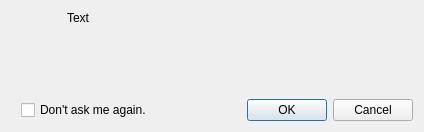
<ui version="4.0" >
 <class>HandlerDialog</class>
 <widget class="QDialog" name="HandlerDialog" >
  <property name="geometry" >
   <rect>
    <x>0</x>
    <y>0</y>
    <width>424</width>
    <height>132</height>
   </rect>
  </property>
  <property name="windowTitle" >
   <string>Caption</string>
  </property>
  <property name="windowIcon" >
   <iconset resource="images.qrc" >
    <normaloff>:/juicer.png</normaloff>:/juicer.png</iconset>
  </property>
  <layout class="QVBoxLayout" name="verticalLayout_2" >
   <item>
    <layout class="QHBoxLayout" name="horizontalLayout" >
     <item>
      <layout class="QVBoxLayout" name="verticalLayout" >
       <item>
        <widget class="QLabel" name="iconLabel" >
         <property name="sizePolicy" >
          <sizepolicy vsizetype="Minimum" hsizetype="Minimum" >
           <horstretch>0</horstretch>
           <verstretch>0</verstretch>
          </sizepolicy>
         </property>
         <property name="minimumSize" >
          <size>
           <width>50</width>
           <height>50</height>
          </size>
         </property>
         <property name="maximumSize" >
          <size>
           <width>50</width>
           <height>50</height>
          </size>
         </property>
         <property name="text" >
          <string/>
         </property>
         <property name="pixmap" >
          <pixmap resource="images.qrc" >:/juicer.png</pixmap>
         </property>
        </widget>
       </item>
       <item>
        <spacer name="verticalSpacer" >
         <property name="orientation" >
          <enum>Qt::Vertical</enum>
         </property>
         <property name="sizeHint" stdset="0" >
          <size>
           <width>20</width>
           <height>20</height>
          </size>
         </property>
        </spacer>
       </item>
      </layout>
     </item>
     <item>
      <widget class="QLabel" name="textLabel" >
       <property name="sizePolicy" >
        <sizepolicy vsizetype="Preferred" hsizetype="Preferred" >
         <horstretch>1</horstretch>
         <verstretch>1</verstretch>
        </sizepolicy>
       </property>
       <property name="sizeIncrement" >
        <size>
         <width>1</width>
         <height>1</height>
        </size>
       </property>
       <property name="text" >
        <string>Text</string>
       </property>
       <property name="alignment" >
        <set>Qt::AlignLeading|Qt::AlignLeft|Qt::AlignTop</set>
       </property>
       <property name="wordWrap" >
        <bool>true</bool>
       </property>
      </widget>
     </item>
    </layout>
   </item>
   <item>
    <layout class="QHBoxLayout" name="horizontalLayout_2" >
     <property name="leftMargin" >
      <number>10</number>
     </property>
     <item>
      <widget class="QCheckBox" name="chkAskAgain" >
       <property name="text" >
        <string>Don't ask me again.</string>
       </property>
      </widget>
     </item>
     <item>
      <widget class="QDialogButtonBox" name="buttonBox" >
       <property name="standardButtons" >
        <set>QDialogButtonBox::Cancel|QDialogButtonBox::Ok</set>
       </property>
      </widget>
     </item>
    </layout>
   </item>
  </layout>
 </widget>
 <resources>
  <include location="images.qrc" />
 </resources>
 <connections>
  <connection>
   <sender>buttonBox</sender>
   <signal>accepted()</signal>
   <receiver>HandlerDialog</receiver>
   <slot>accept()</slot>
   <hints>
    <hint type="sourcelabel" >
     <x>294</x>
     <y>149</y>
    </hint>
    <hint type="destinationlabel" >
     <x>211</x>
     <y>84</y>
    </hint>
   </hints>
  </connection>
  <connection>
   <sender>buttonBox</sender>
   <signal>rejected()</signal>
   <receiver>HandlerDialog</receiver>
   <slot>reject()</slot>
   <hints>
    <hint type="sourcelabel" >
     <x>294</x>
     <y>149</y>
    </hint>
    <hint type="destinationlabel" >
     <x>211</x>
     <y>84</y>
    </hint>
   </hints>
  </connection>
 </connections>
</ui>
